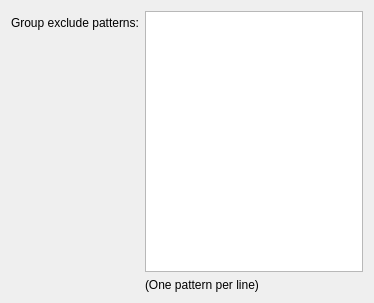
<?xml version="1.0" encoding="UTF-8"?>
<ui version="4.0">
 <class>SettingsWidgetSearch</class>
 <widget class="QWidget" name="SettingsWidgetSearch">
  <property name="geometry">
   <rect>
    <x>0</x>
    <y>0</y>
    <width>374</width>
    <height>303</height>
   </rect>
  </property>
  <layout class="QFormLayout" name="formLayout">
   <property name="fieldGrowthPolicy">
    <enum>QFormLayout::FieldsStayAtSizeHint</enum>
   </property>
   <item row="2" column="0">
    <widget class="QLabel" name="searchGroupExcludedPatternsLabel">
     <property name="text">
      <string>Group exclude patterns:</string>
     </property>
    </widget>
   </item>
   <item row="2" column="1">
    <widget class="QPlainTextEdit" name="searchGroupExcludedPatternsTextEdit"/>
   </item>
   <item row="3" column="1">
    <widget class="QLabel" name="searchGroupExcludedPatternsHint">
     <property name="text">
      <string>(One pattern per line)</string>
     </property>
    </widget>
   </item>
  </layout>
 </widget>
 <resources/>
 <connections/>
</ui>
